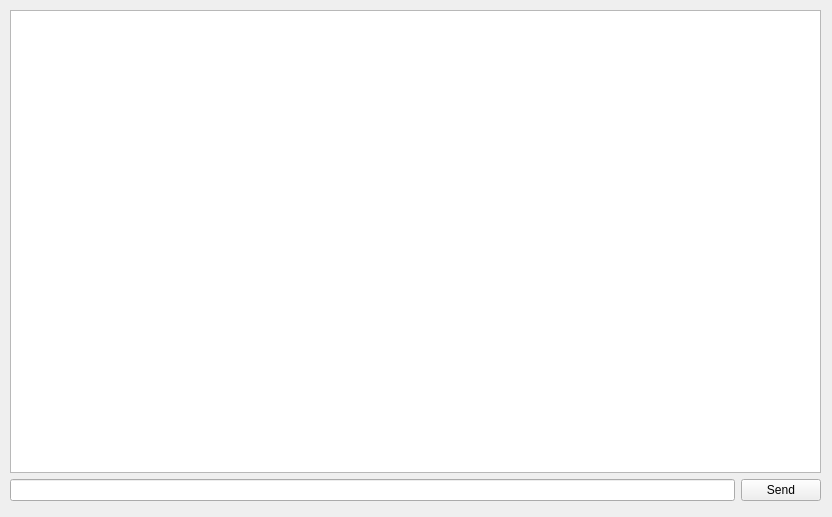
<?xml version="1.0" encoding="UTF-8"?>
<ui version="4.0">
 <class>Console</class>
 <widget class="QWidget" name="Console">
  <property name="geometry">
   <rect>
    <x>0</x>
    <y>0</y>
    <width>832</width>
    <height>517</height>
   </rect>
  </property>
  <property name="windowTitle">
   <string>Console</string>
  </property>
  <property name="locale">
   <locale language="English" country="UnitedStates"/>
  </property>
  <widget class="QWidget" name="verticalLayoutWidget">
   <property name="geometry">
    <rect>
     <x>10</x>
     <y>10</y>
     <width>811</width>
     <height>491</height>
    </rect>
   </property>
   <layout class="QVBoxLayout" name="verticalLayout">
    <item>
     <widget class="QTextBrowser" name="comViewer"/>
    </item>
    <item>
     <layout class="QHBoxLayout" name="horizontalLayout">
      <item>
       <widget class="QLineEdit" name="cmd"/>
      </item>
      <item>
       <widget class="QPushButton" name="sendCmd">
        <property name="text">
         <string>Send</string>
        </property>
       </widget>
      </item>
     </layout>
    </item>
   </layout>
  </widget>
 </widget>
 <resources/>
 <connections/>
</ui>
